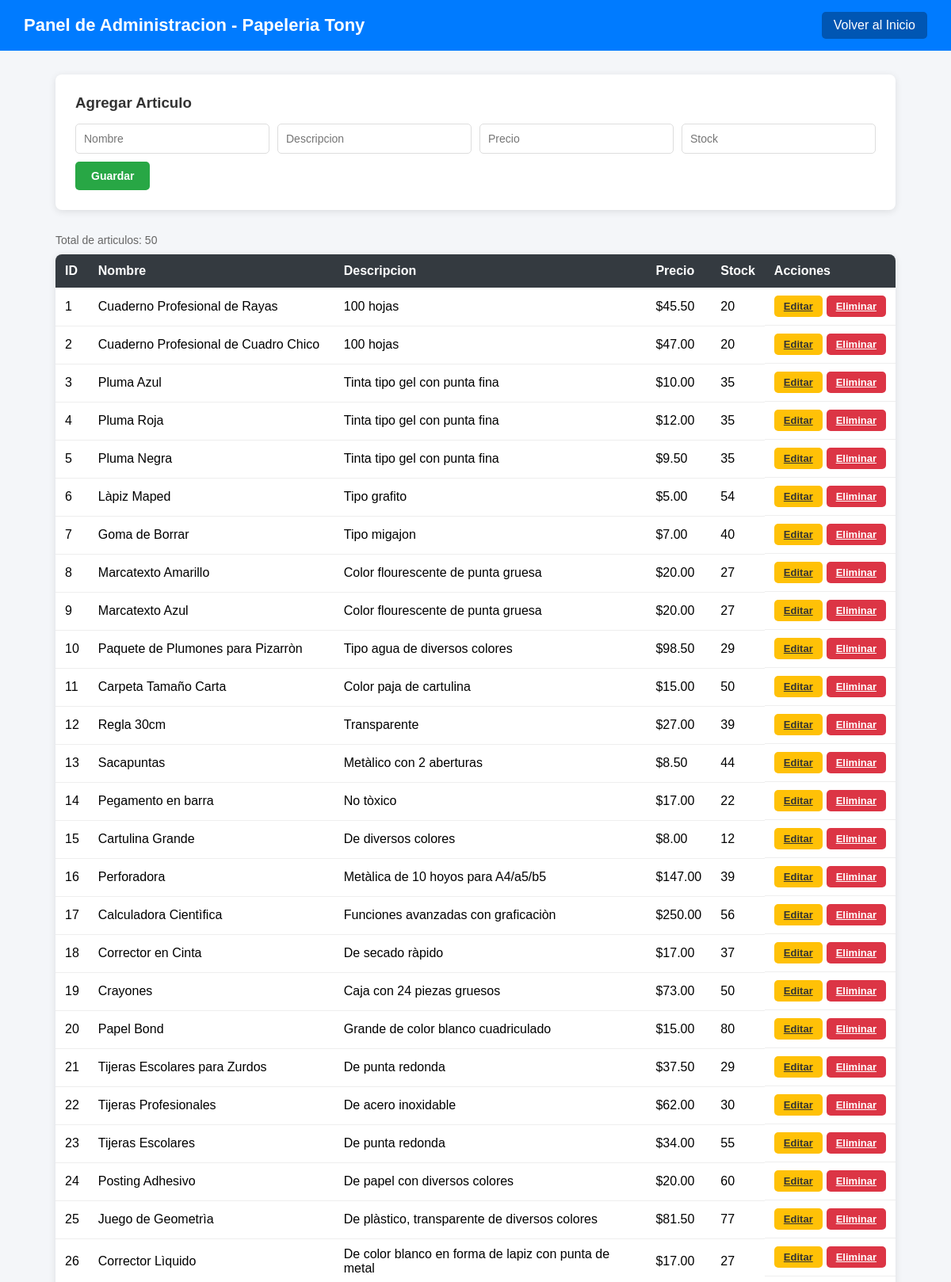
The app's page /admin.php (signed in, upper part) with its own data.
### tables this page shows
CREATE TABLE `articulos` (
  `id` int NOT NULL AUTO_INCREMENT,
  `nombre` varchar(100) NOT NULL,
  `descripcion` varchar(255) DEFAULT NULL,
  `precio` decimal(10,2) DEFAULT NULL,
  `stock` int DEFAULT '0',
  PRIMARY KEY (`id`)
);

### admin.php (the view, shortened to what this page needs)
<?php
include("conexion.php");
$editando = null;
$resultado = $conn->query("SELECT * FROM articulos ORDER BY id ASC");
?>
<!DOCTYPE html>
<html lang="es">
<head>
</head>
<body>
    <header>
        <h1>Panel de Administracion - Papeleria Tony</h1>
        <a href="index.php">Volver al Inicio</a>
    </header>
    <div class="container">
        <div class="form-card">
            <h3><?php echo $editando ? "Editar Articulo" : "Agregar Articulo"; ?></h3>
            <form method="POST" action="admin.php">
                <div class="form-row">
                    <input type="text" name="nombre" placeholder="Nombre" value="<?php echo $editando ? htmlspecialchars($editando['nombre']) : ''; ?>" required>
                    <input type="text" name="descripcion" placeholder="Descripcion" value="<?php echo $editando ? htmlspecialchars($editando['descripcion']) : ''; ?>" required>
                    <input type="number" step="0.01" name="precio" placeholder="Precio" value="<?php echo $editando ? $editando['precio'] : ''; ?>" required>
                    <input type="number" name="stock" placeholder="Stock" value="<?php echo $editando ? $editando['stock'] : ''; ?>" required>
                </div>
                <button type="submit" name="<?php echo $editando ? 'actualizar' : 'guardar'; ?>" class="btn <?php echo $editando ? 'btn-guardar' : 'btn-guardar'; ?>">
                    <?php echo $editando ? 'Actualizar' : 'Guardar'; ?>
                </button>
            </form>
        </div>
        <p class="total-registros">Total de articulos: <?php echo $resultado->num_rows; ?></p>
        <table>
            <thead>
                <tr>
                    <th>ID</th>
                    <th>Nombre</th>
                    <th>Descripcion</th>
                    <th>Precio</th>
                    <th>Stock</th>
                    <th>Acciones</th>
                </tr>
            </thead>
            <tbody>
                <?php while ($row = $resultado->fetch_assoc()): ?>
                <tr>
                    <td><?php echo $row['id']; ?></td>
                    <td><?php echo htmlspecialchars($row['nombre']); ?></td>
                    <td><?php echo htmlspecialchars($row['descripcion']); ?></td>
                    <td>$<?php echo number_format($row['precio'], 2); ?></td>
                    <td><?php echo $row['stock']; ?></td>
                    <td class="acciones">
                        <a href="admin.php?editar=<?php echo $row['id']; ?>" class="btn btn-editar">Editar</a>
                        <a href="admin.php?eliminar=<?php echo $row['id']; ?>" class="btn btn-eliminar" onclick="return confirm('¿Estas seguro de eliminar este articulo? Esta accion no se puede deshacer.');">Eliminar</a>
                    </td>
                </tr>
                <?php endwhile; ?>
            </tbody>
        </table>
    </div>
</body>
</html>

### admin.php (style rules this page uses)
* { margin: 0; padding: 0; box-sizing: border-box; }
body { font-family: Arial, sans-serif; background: #f4f6f9; }
header { background: #007BFF; color: white; padding: 15px 30px; display: flex; justify-content: space-between; align-items: center; }
header h1 { font-size: 22px; }
header a { color: white; text-decoration: none; background: #0056b3; padding: 8px 15px; border-radius: 5px; }
.container { max-width: 1100px; margin: 30px auto; padding: 0 20px; }
.form-card { background: white; padding: 25px; border-radius: 8px; box-shadow: 0 2px 10px rgba(0,0,0,0.1); margin-bottom: 30px; }
.form-card h3 { margin-bottom: 15px; color: #333; }
.form-row { display: flex; gap: 10px; flex-wrap: wrap; margin-bottom: 10px; }
.form-row input { flex: 1; min-width: 150px; padding: 10px; border: 1px solid #ddd; border-radius: 5px; font-size: 14px; }
.btn { padding: 10px 20px; border: none; border-radius: 5px; cursor: pointer; font-size: 14px; font-weight: bold; color: white; }
.btn-guardar { background: #28a745; }
.btn-editar { background: #ffc107; color: #333; padding: 6px 12px; font-size: 13px; }
.btn-eliminar { background: #dc3545; padding: 6px 12px; font-size: 13px; }
table { width: 100%; border-collapse: collapse; background: white; border-radius: 8px; overflow: hidden; box-shadow: 0 2px 10px rgba(0,0,0,0.1); }
th { background: #343a40; color: white; padding: 12px; text-align: left; }
td { padding: 10px 12px; border-bottom: 1px solid #eee; }
.acciones { display: flex; gap: 5px; }
.total-registros { margin-bottom: 10px; color: #666; font-size: 14px; }

### records on screen
articulos: id "1", nombre "Cuaderno Profesional de Rayas", descripcion "100 hojas", precio "45.50", stock "20"
articulos: id "2", nombre "Cuaderno Profesional de Cuadro Chico", descripcion "100 hojas", precio "47.00", stock "20"
articulos: id "3", nombre "Pluma Azul", descripcion "Tinta tipo gel con punta fina", precio "10.00", stock "35"
articulos: id "4", nombre "Pluma Roja", descripcion "Tinta tipo gel con punta fina", precio "12.00", stock "35"
articulos: id "5", nombre "Pluma Negra", descripcion "Tinta tipo gel con punta fina", precio "9.50", stock "35"
articulos: id "6", nombre "Làpiz Maped", descripcion "Tipo grafito", precio "5.00", stock "54"
articulos: id "7", nombre "Goma de Borrar", descripcion "Tipo migajon", precio "7.00", stock "40"
articulos: id "8", nombre "Marcatexto Amarillo", descripcion "Color flourescente de punta gruesa", precio "20.00", stock "27"
articulos: id "9", nombre "Marcatexto Azul", descripcion "Color flourescente de punta gruesa", precio "20.00", stock "27"
articulos: id "10", nombre "Paquete de Plumones para Pizarròn", descripcion "Tipo agua de diversos colores", precio "98.50", stock "29"
articulos: id "11", nombre "Carpeta Tamaño Carta", descripcion "Color paja de cartulina", precio "15.00", stock "50"
articulos: id "12", nombre "Regla 30cm", descripcion "Transparente", precio "27.00", stock "39"
articulos: id "13", nombre "Sacapuntas", descripcion "Metàlico con 2 aberturas", precio "8.50", stock "44"
articulos: id "14", nombre "Pegamento en barra", descripcion "No tòxico", precio "17.00", stock "22"
articulos: id "15", nombre "Cartulina Grande", descripcion "De diversos colores", precio "8.00", stock "12"
articulos: id "16", nombre "Perforadora", descripcion "Metàlica de 10 hoyos para A4/a5/b5", precio "147.00", stock "39"
articulos: id "17", nombre "Calculadora Cientìfica", descripcion "Funciones avanzadas con graficaciòn", precio "250.00", stock "56"
articulos: id "18", nombre "Corrector en Cinta", descripcion "De secado ràpido", precio "17.00", stock "37"
articulos: id "19", nombre "Crayones", descripcion "Caja con 24 piezas gruesos", precio "73.00", stock "50"
articulos: id "20", nombre "Papel Bond", descripcion "Grande de color blanco cuadriculado", precio "15.00", stock "80"
articulos: id "21", nombre "Tijeras Escolares para Zurdos", descripcion "De punta redonda", precio "37.50", stock "29"
articulos: id "22", nombre "Tijeras Profesionales", descripcion "De acero inoxidable", precio "62.00", stock "30"
articulos: id "23", nombre "Tijeras Escolares", descripcion "De punta redonda", precio "34.00", stock "55"
articulos: id "24", nombre "Posting Adhesivo", descripcion "De papel con diversos colores", precio "20.00", stock "60"
articulos: id "25", nombre "Juego de Geometrìa", descripcion "De plàstico, transparente de diversos colores", precio "81.50", stock "77"
articulos: id "26", nombre "Corrector Lìquido", descripcion "De color blanco en forma de lapiz con punta de metal", precio "17.00", stock "27"

### other values on screen
$resultado->num_rows "50"
